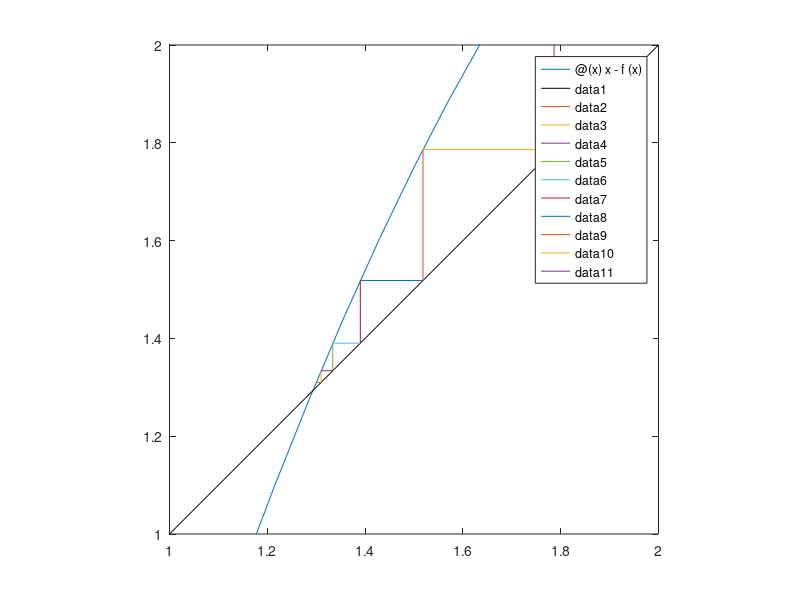

Write the MATLAB code that produced this figure.
%%
% Let's convert the roots of a quadratic polynomial $f(x)$ to a fixed point
% problem.
f = @(x) x.^2 - 4*x + 3.5;
r = roots([1 -4 3.5])

%%
% We'll define $g(x)=x-f(x)$. Intersections of its graph with the line
% $y=x$ are fixed points of $g$ and thus roots of $f$. (Only one is shown
% in the chosen plot range.) 
g = @(x) x - f(x);
fplot(g,[2 3])
hold on, plot([2 3],[2 3],'k')
axis equal

%%
% If we evalaute $g(2.1)$, we get a value of almost 2.6. 
x = 2.1;  y = g(x)

%%
% So $g(x)$ is considerably closer to a fixed point than $x$ was. The value
% $y=g(x)$ ought to become our new $x$ value! Changing the $x$
% coordinate in this way is the same as following a horizontal line over to
% the graph of $y=x$.
plot([x y],[y y],'-')
x = y;

%%
% Now we can compute a new value for $y$. We leave $x$ alone here, so we
% travel along a vertical line to the graph of $g$.
y = g(x)
plot([x x],[x y],'-')

%%
% You see that we are in a position to repeat these steps as often as
% we like. Let's apply them a few times and see the result. 
for k = 1:5
    plot([x y],[y y],'-'),  x = y;    % let y become the new x
    y = g(x);  plot([x x],[x y],'-')  % let g(x) become the new y
end

%%
% The process spirals in beautifully toward the fixed point we seek. Our
% last estimate has almost 4 accurate digits.
abs(y-r(1))/r(1)

%%
% Now let's try to find the other fixed point in the same way. We'll guess
% from the graph that 1.3 is a good approximation to start with. 
cla
fplot(g,[1 2])
hold on, plot([1 2],[1 2],'k'), ylim([1 2])
x = 1.3; y = g(x);
for k = 1:5
    plot([x y],[y y],'-'),  x = y;    % let y become the new x
    y = g(x);  plot([x x],[x y],'-')  % let g(x) become the new y
end

%%
% We started near the true fixed point, which is at about 1.293. But this
% time, the iteration is pushing us _away_ from the correct answer. 
